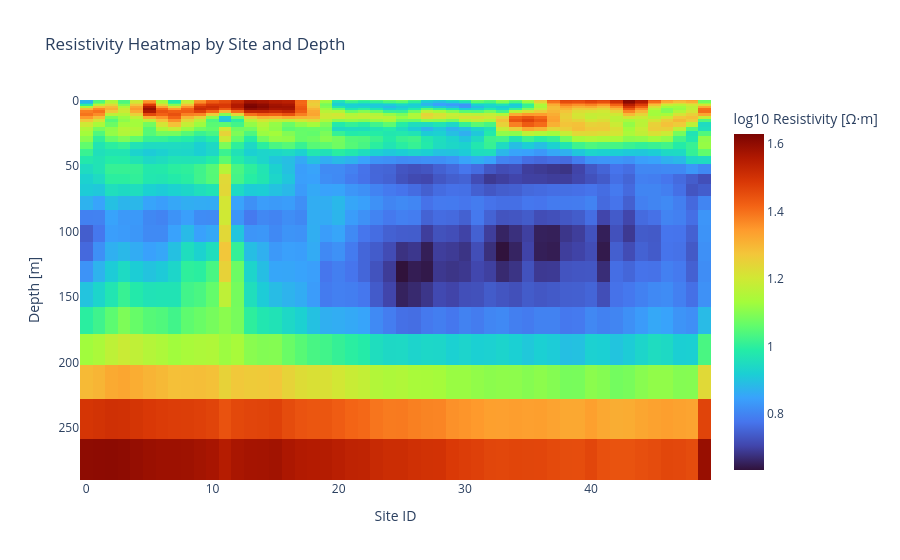

The code cell stored with this chart in its notebook:
### Code cell
import plotly.express as px

# Ensure all site_ids are present as columns, even if some are missing
all_site_ids = np.arange(df_layers_long['site_id'].min(), df_layers_long['site_id'].max() + 1)
heatmap_df = df_layers_long.pivot_table(
    index='depth', columns='site_id', values='log_resistivity')
heatmap_df = heatmap_df.reindex(columns=all_site_ids)

# Sort depth so it increases downward
heatmap_df = heatmap_df.sort_index(ascending=True)

fig = px.imshow(
    heatmap_df,
    aspect='auto',
    origin='lower',
    color_continuous_scale='turbo',
    labels={'x': 'Site ID', 'y': 'Depth [m]', 'color': 'log10 Resistivity [Ω·m]'},
    title='Resistivity Heatmap by Site and Depth',
    zmin=heatmap_df.min().min(),
    zmax=heatmap_df.max().max(),
)

fig.update_yaxes(autorange="reversed")
fig.show()

### Figure 1 — Plotly figure (JSON) as saved in the notebook; plotly's stock layout.template omitted (floating-point values rounded to 4 significant figures; data arrays with more than 128 entries replaced by an {"elided": "..."} marker saying what was removed)
{"data": [{"coloraxis": "coloraxis", "hovertemplate": "Site ID: %{x}<br>Depth [m]: %{y}<br>log10 Resistivity [Ω·m]: %{z}<extra></extra>", "name": "0", "type": "heatmap", "x": [0.0, 1.0, 2.0, 3.0, 4.0, 5.0, 6.0, 7.0, 8.0, 9.0, 10.0, 11.0, 12.0, 13.0, 14.0, 15.0, 16.0, 17.0, 18.0, 19.0, 20.0, 21.0, 22.0, 23.0, 24.0, 25.0, 26.0, 27.0, 28.0, 29.0, 30.0, 31.0, 32.0, 33.0, 34.0, 35.0, 36.0, 37.0, 38.0, 39.0, 40.0, 41.0, 42.0, 43.0, 44.0, 45.0, 46.0, 47.0, 48.0, 49.0], "xaxis": "x", "y": [0.0, 1.0, 2.126, 3.395, 4.825, 6.435, 8.249, 10.29, 12.59, 15.19, 18.11, 21.4, 25.1, 29.28, 33.98, 39.28, 45.25, 51.97, 59.55, 68.08, 77.69, 88.52, 100.7, 114.5, 129.9, 147.4, 167.0, 189.1, 214.0, 242.1, 273.7], "yaxis": "y", "z": {"elided": "31x50 float values"}}], "layout": {"coloraxis": {"cmax": 1.629, "cmin": 0.6339, "colorbar": {"title": {"text": "log10 Resistivity [Ω·m]"}}, "colorscale": [[0, "#30123b"], [0.07143, "#4145ab"], [0.1429, "#4675ed"], [0.2143, "#39a2fc"], [0.2857, "#1bcfd4"], [0.3571, "#24eca6"], [0.4286, "#61fc6c"], [0.5, "#a4fc3b"], [0.5714, "#d1e834"], [0.6429, "#f3c63a"], [0.7143, "#fe9b2d"], [0.7857, "#f36315"], [0.8571, "#d93806"], [0.9286, "#b11901"], [1, "#7a0402"]]}, "title": {"text": "Resistivity Heatmap by Site and Depth"}, "xaxis": {"anchor": "y", "domain": [0, 1], "title": {"text": "Site ID"}}, "yaxis": {"anchor": "x", "autorange": "reversed", "domain": [0, 1], "title": {"text": "Depth [m]"}}}}
